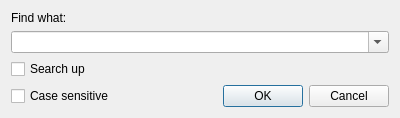
<?xml version="1.0" encoding="UTF-8"?>
<ui version="4.0">
 <class>FindDialog</class>
 <widget class="QDialog" name="FindDialog">
  <property name="geometry">
   <rect>
    <x>0</x>
    <y>0</y>
    <width>400</width>
    <height>109</height>
   </rect>
  </property>
  <property name="windowTitle">
   <string>Dialog</string>
  </property>
  <layout class="QGridLayout" name="gridLayout_2">
   <item row="2" column="0" alignment="Qt::AlignLeft">
    <widget class="QCheckBox" name="searchUpCheckBox">
     <property name="text">
      <string>Search up</string>
     </property>
    </widget>
   </item>
   <item row="1" column="0" colspan="2">
    <widget class="CBComboBox" name="findWhatComboBox">
     <property name="editable">
      <bool>true</bool>
     </property>
    </widget>
   </item>
   <item row="0" column="0">
    <widget class="QLabel" name="findWhatLabel">
     <property name="text">
      <string>Find what:</string>
     </property>
    </widget>
   </item>
   <item row="3" column="0" alignment="Qt::AlignLeft">
    <widget class="QCheckBox" name="caseSensitiveCheckBox">
     <property name="text">
      <string>Case sensitive</string>
     </property>
    </widget>
   </item>
   <item row="3" column="1" alignment="Qt::AlignRight">
    <widget class="QDialogButtonBox" name="buttonBox">
     <property name="orientation">
      <enum>Qt::Horizontal</enum>
     </property>
     <property name="standardButtons">
      <set>QDialogButtonBox::Cancel|QDialogButtonBox::Ok</set>
     </property>
    </widget>
   </item>
  </layout>
 </widget>
 <customwidgets>
  <customwidget>
   <class>CBComboBox</class>
   <extends>QComboBox</extends>
   <header>cbcombobox.h</header>
  </customwidget>
 </customwidgets>
 <resources/>
 <connections>
  <connection>
   <sender>buttonBox</sender>
   <signal>accepted()</signal>
   <receiver>FindDialog</receiver>
   <slot>accept()</slot>
   <hints>
    <hint type="sourcelabel">
     <x>248</x>
     <y>254</y>
    </hint>
    <hint type="destinationlabel">
     <x>157</x>
     <y>274</y>
    </hint>
   </hints>
  </connection>
  <connection>
   <sender>buttonBox</sender>
   <signal>rejected()</signal>
   <receiver>FindDialog</receiver>
   <slot>reject()</slot>
   <hints>
    <hint type="sourcelabel">
     <x>316</x>
     <y>260</y>
    </hint>
    <hint type="destinationlabel">
     <x>286</x>
     <y>274</y>
    </hint>
   </hints>
  </connection>
 </connections>
</ui>
